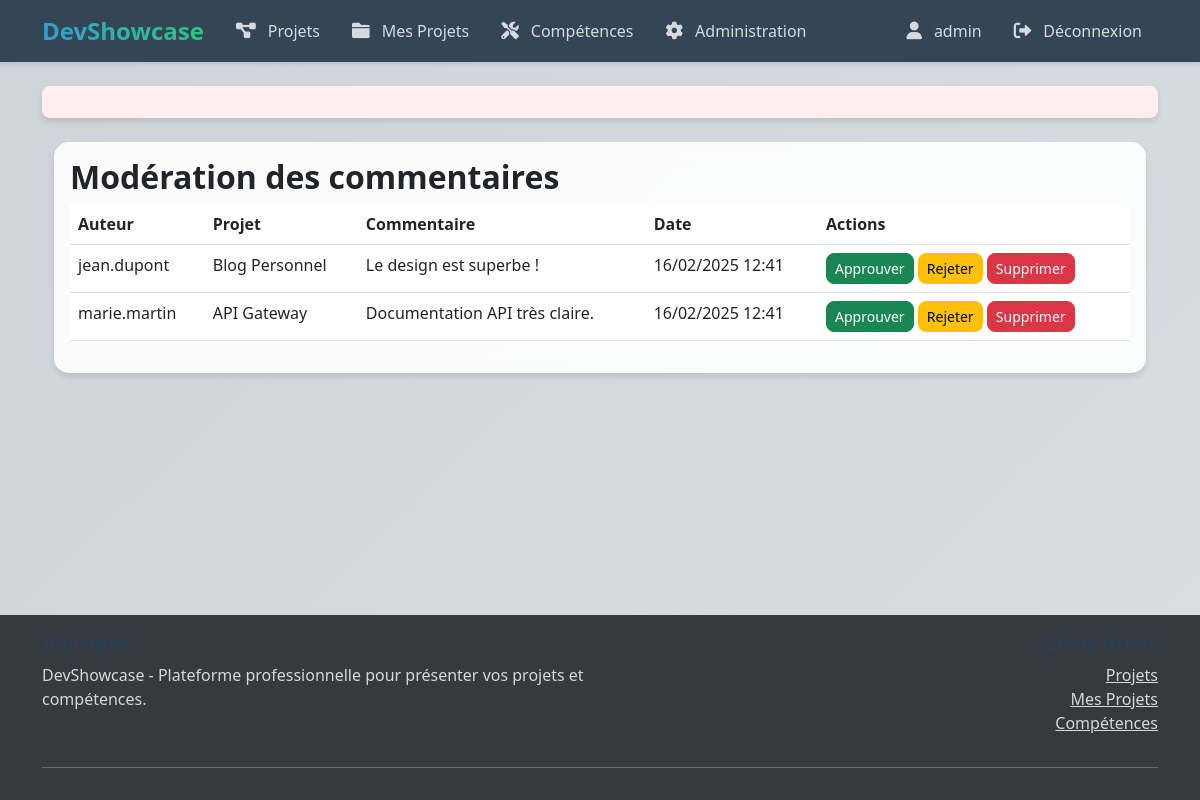
The app's page /admin/comments.php (signed in) with its own data.
### tables this page shows
CREATE TABLE comments (
    id INT PRIMARY KEY AUTO_INCREMENT,
    project_id INT NOT NULL,
    user_id INT NOT NULL,
    content TEXT NOT NULL,
    status ENUM('pending', 'approved', 'rejected') DEFAULT 'pending',
    created_at DATETIME DEFAULT CURRENT_TIMESTAMP,
    updated_at DATETIME DEFAULT CURRENT_TIMESTAMP ON UPDATE CURRENT_TIMESTAMP,
    FOREIGN KEY (project_id) REFERENCES projects(id) ON DELETE CASCADE,
    FOREIGN KEY (user_id) REFERENCES users(id) ON DELETE CASCADE
);

CREATE TABLE users (
    id INT PRIMARY KEY AUTO_INCREMENT,
    username VARCHAR(50) UNIQUE NOT NULL,
    email VARCHAR(100) UNIQUE NOT NULL,
    password VARCHAR(255) NOT NULL,
    role ENUM('admin', 'user') DEFAULT 'user',
    remember_token VARCHAR(255) DEFAULT NULL,
    reset_token VARCHAR(255) DEFAULT NULL,
    reset_token_expiry DATETIME DEFAULT NULL,
    created_at DATETIME DEFAULT CURRENT_TIMESTAMP,
    updated_at DATETIME DEFAULT CURRENT_TIMESTAMP ON UPDATE CURRENT_TIMESTAMP
);

CREATE TABLE projects (
    id INT PRIMARY KEY AUTO_INCREMENT,
    title VARCHAR(100) NOT NULL,
    description TEXT,
    image_path VARCHAR(255),
    external_link VARCHAR(255),
    user_id INT,
    category_id INT,
    created_at DATETIME DEFAULT CURRENT_TIMESTAMP,
    updated_at DATETIME DEFAULT CURRENT_TIMESTAMP ON UPDATE CURRENT_TIMESTAMP,
    FOREIGN KEY (user_id) REFERENCES users(id) ON DELETE CASCADE,
    FOREIGN KEY (category_id) REFERENCES categories(id) ON DELETE SET NULL
);

### classes/Comment.php (called while the page is built, shortened)
<?php
class Comment {
    private $pdo;
    public function __construct(PDO $pdo) {
        $this->pdo = $pdo;
    }
    public function getPendingComments(): array {
        $stmt = $this->pdo->query("
            SELECT c.*, u.username as author, p.title as project_title
            FROM comments c
            JOIN users u ON c.user_id = u.id
            JOIN projects p ON c.project_id = p.id
            WHERE c.status = 'pending'
            ORDER BY c.created_at DESC
        ");
        return $stmt->fetchAll();
    }
}

### admin/comments.php (the view, shortened to what this page needs)
<?php
require_once '../config/database.php';
require_once '../classes/Comment.php';
$comment = new Comment($pdo);
$pendingComments = $comment->getPendingComments();
require_once '../includes/header.php';
?>
<div class="container mt-4">
    <div class="row">
        <div class="col-md-12">
            <div class="card">
                <div class="card-body">
                    <h2 class="card-title">Modération des commentaires</h2>
                    <?php if (empty($pendingComments)): ?>
                        <p class="text-muted">Aucun commentaire en attente de modération.</p>
                    <?php else: ?>
                        <div class="table-responsive">
                            <table class="table">
                                <thead>
                                    <tr>
                                        <th>Auteur</th>
                                        <th>Projet</th>
                                        <th>Commentaire</th>
                                        <th>Date</th>
                                        <th>Actions</th>
                                    </tr>
                                </thead>
                                <tbody>
                                    <?php foreach ($pendingComments as $c): ?>
                                        <tr>
                                            <td><?php echo htmlspecialchars($c['author']); ?></td>
                                            <td><?php echo htmlspecialchars($c['project_title']); ?></td>
                                            <td><?php echo htmlspecialchars($c['content']); ?></td>
                                            <td>
                                                <?php echo date('d/m/Y H:i', strtotime($c['created_at'])); ?>
                                            </td>
                                            <td>
                                                <form method="POST" action="" class="d-inline">
                                                    <button type="submit" name="action" value="approve"
                                                            class="btn btn-success btn-sm">
                                                        Approuver
                                                    </button>
                                                    <button type="submit" name="action" value="reject"
                                                            class="btn btn-warning btn-sm">
                                                        Rejeter
                                                    </button>
                                                    <button type="submit" name="action" value="delete"
                                                            class="btn btn-danger btn-sm"
                                                            onclick="return confirm('Êtes-vous sûr de vouloir supprimer ce commentaire ?')">
                                                        Supprimer
                                                    </button>
                                                </form>
                                            </td>
                                        </tr>
                                    <?php endforeach; ?>
                                </tbody>
                            </table>
                        </div>
                    <?php endif; ?>
                </div>
            </div>
        </div>
    </div>
</div>
<?php require_once '../includes/footer.php'; ?>

### public/css/style.css (style rules this page uses)
:root { --primary-color: #2c3e50; --secondary-color: #3498db; --accent-color: #e74c3c; --background-color: #f8f9fa; --text-color: #2c3e50; --card-shadow: 0 4px 6px rgba(0, 0, 0, 0.1); --transition-speed: 0.3s; }
html, body { height: 100%; margin: 0; }
body { display: flex; flex-direction: column; min-height: 100vh; background: linear-gradient(-45deg, #f8f9fa, #e9ecef, #dee2e6, #ced4da); background-size: 400% 400%; animation: gradient 15s ease infinite; color: var(--text-color); }
.container { flex: 1 0 auto; }
.card { background: rgba(255, 255, 255, 0.9); backdrop-filter: blur(10px); border: none; border-radius: 15px; box-shadow: var(--card-shadow); transition: all var(--transition-speed) ease; }
.btn { position: relative; overflow: hidden; border-radius: 8px; transition: all var(--transition-speed) ease; font-weight: 500; }
.btn::after { content: ''; position: absolute; top: 50%; left: 50%; width: 0; height: 0; background: rgba(255, 255, 255, 0.2); border-radius: 50%; transform: translate(-50%, -50%); transition: width 0.6s ease, height 0.6s ease; }
h1, h2, h3, h4, h5, h6 { color: var(--primary-color); font-weight: 700; }
body { background-color: #f8f9fa; }

### records on screen
comments: user.username "jean.dupont", project.title "Blog Personnel", content "Le design est superbe !", created_at "16/02/2025 12:41"
comments: user.username "marie.martin", project.title "API Gateway", content "Documentation API très claire.", created_at "16/02/2025 12:41"

### other values on screen
$_SESSION['username'] "admin"
